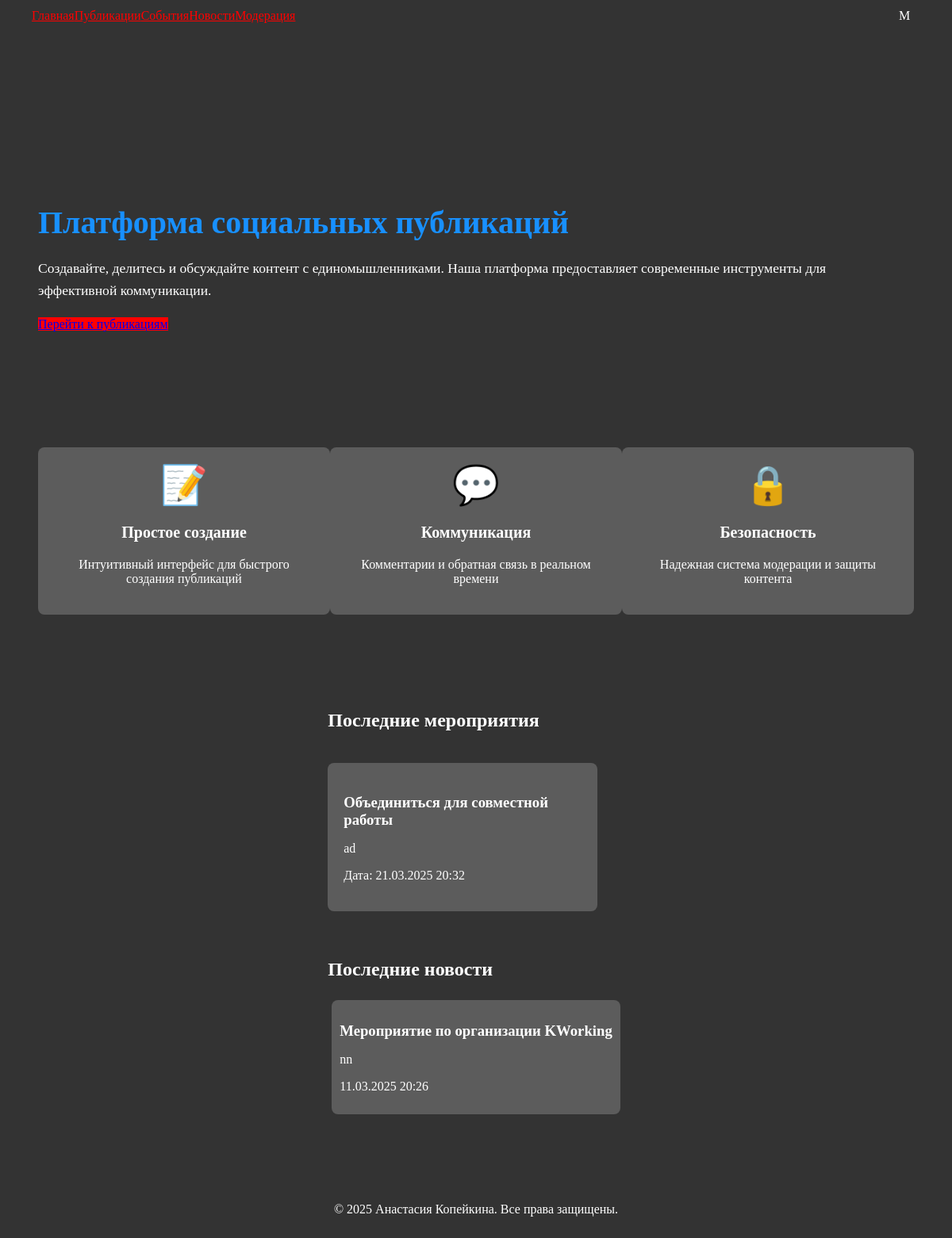
Screenshot of / (signed in) with the database file from the repository.
### application/models.py (models this page shows, shortened)
class User(db.Model, UserMixin):
    id = db.Column(db.Integer, primary_key=True)
    username = db.Column(db.String(150), unique=True, nullable=False)
    email = db.Column(db.String(150), unique=True, nullable=False)
    password_hash = db.Column(db.String(128), nullable=False)
    role = db.Column(db.String(128), default='user')
    is_blocked = db.Column(db.Boolean, default=False)
    failed_login_attempts = db.Column(db.Integer, default=0)
    last_failed_login = db.Column(db.DateTime)
    posts = db.relationship('Post', backref='author', lazy=True)
    likes = db.relationship('Like', backref='user', lazy=True)
    comments = db.relationship('Comment', backref='user', lazy=True)

class Event(db.Model):
    id = db.Column(db.Integer, primary_key=True)
    title = db.Column(db.String(150), nullable=False)
    description = db.Column(db.Text, nullable=True)
    date = db.Column(db.DateTime, nullable=False)
    created_at = db.Column(db.DateTime, default=datetime.now)

class News(db.Model):
    id = db.Column(db.Integer, primary_key=True)
    title = db.Column(db.String(150), nullable=False)
    content = db.Column(db.Text, nullable=False)
    created_at = db.Column(db.DateTime, default=datetime.now)

### application/app.py (the view)
@app.route('/')
def index():
    events = Event.query.order_by(Event.date.desc()).limit(3).all()
    news_items = News.query.order_by(News.created_at.desc()).limit(3).all()
    return render_template('index.html', events=events, news_items=news_items)

### application/views/auth.py (called while the page is built)
@login_manager.user_loader
def load_user(user_id):
    return User.query.get(int(user_id))

### application/templates/index.html (shortened to what this page needs)
{% extends 'base.html' %}
{% block content %}
  <div class="home-container" style="max-width: 1200px; margin: 0 auto; padding: 40px 20px;">
    <div class="ant-row" style="display: flex; align-items: center; margin-bottom: 40px;">
      <div class="ant-col ant-col-12" style="padding-right: 20px;">
        <h1 style="font-size: 2.5rem; color: #1890ff; margin-bottom: 20px;">Платформа социальных публикаций</h1>
        <p style="font-size: 1.1rem; line-height: 1.6; margin-bottom: 20px;">Создавайте, делитесь и обсуждайте контент с единомышленниками. Наша платформа предоставляет современные инструменты для эффективной коммуникации.</p>
        {% if not current_user.is_authenticated %}
          <div class="action-buttons" style="display: flex; gap: 15px;">
            <a href="{{ url_for('auth.register') }}" class="ant-btn ant-btn-primary ant-btn-lg">Регистрация</a>
            <a href="{{ url_for('auth.login') }}" class="ant-btn ant-btn-default ant-btn-lg">Войти</a>
          </div>
        {% else %}
          <div class="action-buttons">
            <a href="{{ url_for('posts.list_posts') }}" class="ant-btn ant-btn-primary ant-btn-lg">Перейти к публикациям</a>
          </div>
        {% endif %}
      </div>
    </div>
    <div class="features ant-row" style="display: flex; justify-content: space-between; margin-top: 40px;">
      <div class="feature ant-col" style="
            width: 30%;
            text-align: center;
            padding: 20px;
            background: #5c5c5c;
            border-radius: 8px;
        ">
        <div style="
                    font-size: 3rem;
                    color:rgb(255, 255, 255);
                    margin-bottom: 15px;
                ">📝</div>
        <h3>Простое создание</h3>
        <p>Интуитивный интерфейс для быстрого создания публикаций</p>
      </div>
      <div class="feature ant-col" style="
            width: 30%;
            text-align: center;
            padding: 20px;
            background: #5c5c5c;
            border-radius: 8px;
        ">
        <div style="
                    font-size: 3rem;
                    color:rgb(255, 255, 255);
                    margin-bottom: 15px;
                ">💬</div>
        <h3>Коммуникация</h3>
        <p>Комментарии и обратная связь в реальном времени</p>
      </div>
      <div class="feature ant-col" style="
            width: 30%;
            text-align: center;
            padding: 20px;
            background: #5c5c5c;
            border-radius: 8px;
        ">
        <div style="
                    font-size: 3rem;
                    color:rgb(255, 255, 255);
                    margin-bottom: 15px;
                ">🔒</div>
        <h3>Безопасность</h3>
        <p>Надежная система модерации и защиты контента</p>
      </div>
    </div>
  </div>
  <div class="home-container" style="max-width: 1200px; margin: 0 auto; padding: 40px 20px;">
    {% if events %}
      <h2 style="margin-top: 40px; color: #fff;" class="ant-typography-title-level-3">Последние мероприятия</h2>
      <div class="events-slider" style="overflow-x: auto; white-space: nowrap; padding: 20px 0; scrollbar-width: none; -ms-overflow-style: none;">
        <div style="display: inline-flex; gap: 20px;">
          {% for event in events[:3] %}
            <div class="event-card" style="
              display: inline-block;
              width: 300px;
              background-color: #5c5c5c;
              border-radius: 8px;
              padding: 20px;
              margin-right: 20px;
              white-space: normal;
              vertical-align: top;
            ">
              <h3 style="color: #fff; margin-bottom: 10px;">{{ event.title }}</h3>
              <p style="color: #fff; margin-bottom: 10px;">{{ event.description }}</p>
              <p style="color:rgb(255, 255, 255);">Дата: {{ event.date.strftime('%d.%m.%Y %H:%M') }}</p>
            </div>
          {% endfor %}
        </div>
      </div>
    {% endif %}
    {% if news_items %}
      <h2 style="margin-top: 40px; color: #fff;" class="ant-typography-title-level-3">Последние новости</h2>
      <div class="news-slider" style="
        max-height: 400px;
        overflow-y: auto;
        padding: 5px;
        border-radius: 8px;
        scrollbar-width: none;
        -ms-overflow-style: none;
      ">
        {% for news_item in news_items[:3] %}
          <div class="news-card" style="
          background-color: #5c5c5c;
            border-radius: 8px;
            padding: 10px;
            margin-bottom: 10px;
          ">
            <h3 style="color: #fff; margin-bottom: 10px;">{{ news_item.title }}</h3>
            <p style="color: #fff;">{{ news_item.content }}</p>
            <p style="color:rgb(255, 255, 255); margin-top: 10px;">{{ news_item.created_at.strftime('%d.%m.%Y %H:%M') }}</p>
          </div>
        {% endfor %}
      </div>
    {% endif %}
  </div>
{% endblock %}

### application/templates/base.html (shortened to what this page needs)
<!DOCTYPE html>
<html lang="en">
<head>
    <link rel="stylesheet" href="https://cdnjs.cloudflare.com/ajax/libs/antd/4.16.13/antd.min.css">
    <link rel="stylesheet" href="{{ url_for('static', filename='css/styles.css') }}">
</head>
<body>
    <header style="position: fixed; ">
        <nav class="ant-menu ant-menu-horizontal" style="display: flex; align-items: center; justify-content: space-between; padding: 0 20px;">
            <div class="left-menu" style="display: flex; align-items: center;">
                <a class="ant-menu-item" href="{{ url_for('index') }}">Главная</a>
                <a class="ant-menu-item" href="{{ url_for('posts.list_posts') }}">Публикации</a>
                <a class="ant-menu-item" href="{{ url_for('events.list_events') }}">События</a>
                <a class="ant-menu-item" href="{{ url_for('news.list_news') }}">Новости</a>
                {% if current_user.is_authenticated and current_user.role == 'moderator' %}
                <a class="ant-menu-item" href="{{ url_for('moderation.moderate_posts') }}">Модерация</a>
                {% elif current_user.is_authenticated and current_user.role == 'admin' %}
                <a class="ant-menu-item" href="{{ url_for('admin.list_users') }}">Админпанель</a>
                {% endif %}
            </div>
            <div class="right-menu" style="display: flex; align-items: center;">
                {% if not current_user.is_authenticated %}
                <a class="ant-menu-item" href="{{ url_for('auth.login') }}">Вход</a>
                <a class="ant-menu-item" href="{{ url_for('auth.register') }}">Регистрация</a>
                {% else %}
                <div
                    id="user-avatar"
                    class="ant-avatar ant-avatar-circle ant-avatar-icon user-avatar"
                    style="
                        background-color: {{ current_user.avatar_color }};
                        color: white;
                        cursor: pointer;
                        display: flex;
                        align-items: center;
                        justify-content: center;
                        width: 40px;
                        height: 40px;
                    "
                >
                    {{ current_user.username[0]|upper }}
                </div>
                {% endif %}
            </div>
        </nav>
    </header>
    <div class="content" style="padding: 20px; display: flex; justify-content: center; flex-direction: column; margin-top: 64px;">
        {% block content %}
        {% endblock %}
    </div>
    <footer style="text-align: center; padding: 20px;">
        <p>© 2025 Анастасия Копейкина. Все права защищены.</p>
    </footer>
</body>
</html>

### application/static/css/styles.css (style rules this page uses)
body { background-color: #333333; }
.ant-btn-primary { background-color: #FF0000; border-color: #FF0000; }
p { color: #ffffff; }
h1 { color: #ffffff; }
.feature h3 { color: #ffffff; font-size: 20px; font-weight: bold; }
header { top: 0; left: 0; right: 0; z-index: 1000; max-width: 1200px; margin: 0 auto; padding: 0 20px; background-color: #333333; }
.ant-menu { background-color: #333333; }
.ant-menu-horizontal { border-bottom: none; }
nav a { color: #FF0000; background-color: #333333; }

### application/templates/index.html (style rules this page uses)
.home-container { transition: all 0.3s ease; }
.feature { transition: transform 0.3s ease; }

### rows the page displays
User: username "M"
Event: title "Объединиться для совместной работы", description "ad", date "21.03.2025 20:32"
News: title "Мероприятие по организации KWorking", content "nn", created_at "11.03.2025 20:26"
